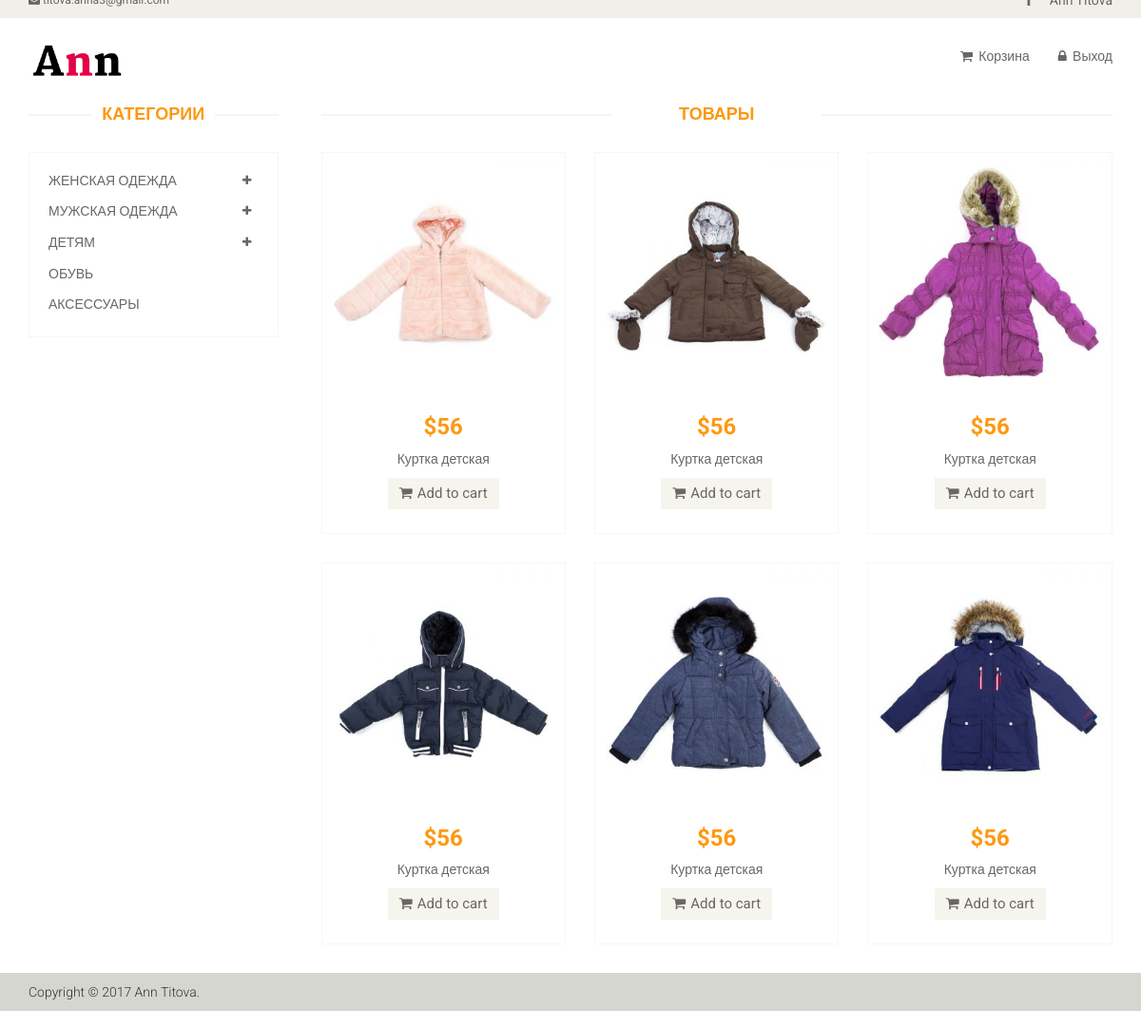
/magazin_child_outerwear.php, run on the app's committed database.
### tables this page shows
CREATE TABLE IF NOT EXISTS `products` (
  `id` int(111) NOT NULL AUTO_INCREMENT,
  `id_user` int(11) NOT NULL,
  `name` varchar(255) NOT NULL,
  `size` varchar(255) NOT NULL,
  `color` varchar(255) NOT NULL,
  `sezon` varchar(255) NOT NULL,
  `image` varchar(255) NOT NULL,
  `view` varchar(255) NOT NULL,
  `cart` int(11) NOT NULL,
  `price` varchar(255) NOT NULL,
  PRIMARY KEY (`id`)
);

### magazin_child_outerwear.php (the view, shortened to what this page needs)
<?php include ("header.php"); ?>
				<div class="col-sm-9 padding-right">
					<div class="features_items">
						<h2 class="title text-center">Товары</h2>
												<?php
$res = mysql_query("SELECT * FROM products WHERE view = 'Childouterwear'") or die(mysql_error());
while($total = mysql_fetch_array($res)){
echo '
<div class="col-sm-4">
							<div class="product-image-wrapper">
								<div class="single-products">
									<div class="productinfo text-center">
										<img src="images/home/outerwear/'. $total['image'] .'" alt="" />
										<h2>'. $total['price'] .'</h2>
										<p>'. $total['name'] .'</p>
										<a href="#" class="btn btn-default add-to-cart"><i class="fa fa-shopping-cart"></i>Add to cart</a>
									</div>
									<div class="product-overlay">
										<div class="overlay-content">
										<div class = "content-opis">
										<p>Цвет: '. $total['color'] .'</p>
										<p>Размер: '. $total['size'] .'</p>
										<p>Сезон: '. $total['sezon'] .'</p>
										</div>
											<h2>'. $total['price'] .'</h2>
											<p>'. $total['name'] .'</p>
											<form action = "cart.php?id='. $total['id'] .'" method="post">
											 <button type="submit" class = "submit"> <a  class="btn btn-default add-to-cart"><i class="fa fa-shopping-cart"></i>Add to cart</a></button>
											</form>
										</div>
									</div>
								</div>
							</div>
						</div>
';
}
						?>
					</div>
				</div>
			<?php
						include ("footer.php");?>

### css/main.css (style rules this page uses)
body { font-family: 'Roboto', sans-serif; background:; position: relative; font-weight:400px; }
a { -webkit-transition: 300ms; -moz-transition: 300ms; -o-transition: 300ms; transition: 300ms; }
h1, h2, h3, h4, h5, h6 { font-family: 'Roboto', sans-serif; }
.left-sidebar h2:after, h2.title:after { content: " "; position: absolute; border: 1px solid #f5f5f5; bottom:8px; left: 0; width: 100%; height: 0; z-index: -2; }
h2.title:before { content: " "; position: absolute; background: #fff; bottom: -6px; width: 220px; height: 30px; z-index: -1; left: 50%; margin-left: -110px; }
.padding-right { padding-right: 0; }
.features_items { overflow:hidden; }
h2.title { color: #FE980F; font-family: 'Roboto', sans-serif; font-size: 18px; font-weight: 700; margin: 0 15px; text-transform: uppercase; margin-bottom: 30px; position: relative; }
.product-image-wrapper { border:1px solid #F7F7F5; overflow: hidden; margin-bottom:30px; }
.single-products { position: relative; }
.productinfo h2 { color: #FE980F; font-family: 'Roboto', sans-serif; font-size: 24px; font-weight: 700; }
.productinfo p { font-family: 'Roboto', sans-serif; font-size: 14px; font-weight: 400; color: #696763; }
.productinfo img { width: 100%; }
.productinfo { position:relative; }
.product-overlay { background:#FE980F; top: 0; display: none; height: 0; position: absolute; transition: height 500ms ease 0s; width: 100%; display: block; opacity:; }
.product-overlay .overlay-content { bottom: 5%; position: absolute; bottom: 5%; text-align: center; width: 100%; }
.add-to-cart { background:#F5F5ED; border: 0 none; border-radius: 0; color: #696763; font-family: 'Roboto', sans-serif; font-size: 15px; margin-bottom: 25px; }
.add-to-cart i { margin-right:5px; }

### data on the page
products: image (picture), price "$56", name "Куртка детская"
products: image (picture), price "$56", name "Куртка детская"
products: image (picture), price "$56", name "Куртка детская"
products: image (picture), price "$56", name "Куртка детская"
products: image (picture), price "$56", name "Куртка детская"
products: image (picture), price "$56", name "Куртка детская"
